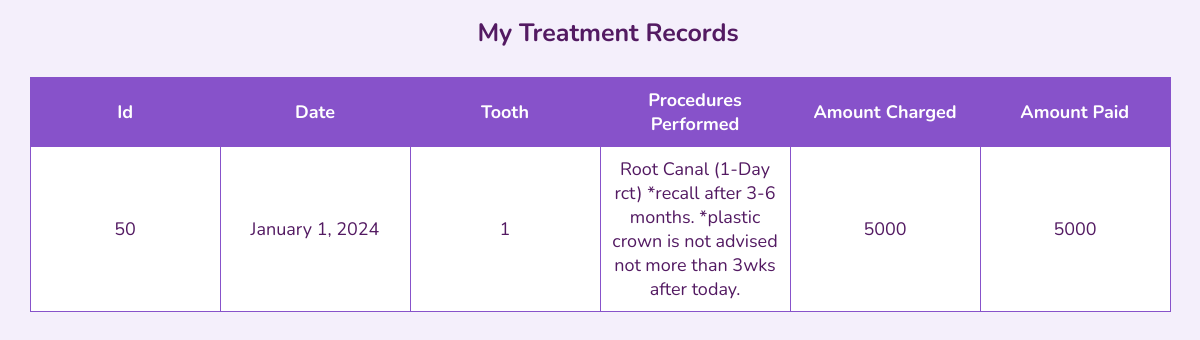
The page /dental-records.php (signed in) on the database its author committed.
### tables this page shows
CREATE TABLE `treatment_records` (
  `id` int(11) NOT NULL,
  `date` date NOT NULL,
  `tooth_number` varchar(50) NOT NULL,
  `procedures_performed` varchar(255) NOT NULL,
  `amount_charged` varchar(50) NOT NULL,
  `amount_paid` varchar(50) NOT NULL,
  `patient_id` int(11) NOT NULL
);

### dental-records.php (the view, shortened to what this page needs)
<?php
    include('connection.php');
?>
<!DOCTYPE html>
<html lang="en">
<head>
    <?php include('globalHead.php'); ?>
    <link rel="stylesheet" href="style/dental-records.css">
</head>
<body>
    <h3>My Treatment Records</h3>
    <div class="table-container">
        <table class="table">
            <thead class="thead">
                <tr>
                    <th>Id</th>
                    <th scope="col">Date</th>
                    <th scope="col">Tooth</th>
                    <th scope="col">Procedures Performed</th>
                    <th scope="col">Amount Charged</th>
                    <th scope="col">Amount Paid</th>
                </tr>
            </thead>
            <tbody>
                <?php
                    $patient_id =  $_SESSION['id'];
                    $sql = "SELECT * FROM treatment_records WHERE patient_id = '$patient_id' ";
                    $result = $conn->query($sql);
                    if ($result->num_rows > 0) {
                        while ($row = $result->fetch_assoc()) {
                            echo "<tr>";
                                echo "<td>" . $row["id"] . "</td>";
                                echo "<td>" . date('F j, Y', strtotime($row['date'])) . "</td>";
                                echo "<td>" . $row["tooth_number"] . "</td>";
                                echo "<td>" . $row["procedures_performed"] . "</td>";
                                echo "<td>" . $row["amount_charged"] . "</td>";
                                echo "<td>" . $row["amount_paid"] . "</td>";
                            echo "</tr>";
                        }
                    } else {
                        $msg = "No records found";
                    }
                ?>
            </tbody>
        </table>
    </div>
    <br>
</body>
</html>

### style/dental-records.css (style rules this page uses)
body { background: var(--v-light-purple); color: var(--v-dark-purple); }
h3 { font-size: 25px; margin-top: 1rem; margin-left: 1rem;; text-align: center; }
.table-container .table { border: 1px solid var(--dark-purple); border-collapse: collapse; border-radius: 30px; }
.table-container { margin-top: 1.7rem; display: flex; justify-content: center; }
thead tr th { width: 190px; text-align: center; font-size: var(--small-font); }
tbody tr td { text-align: center; }
.table-container .table td { border: 1px solid var(--dark-purple); padding: 10px; text-align: center; font-size: var(--small-font); background: white; }
.table-container .table th { color: white; background: var(--dark-purple); padding: 10px; text-align: center; font-size: var(--small-font); }

### style/globalStyle.css (style rules this page uses)
* { padding: 0; margin: 0; box-sizing: border-box; font-family: 'Nunito', sans-serif; text-decoration: none; list-style: none; scroll-behavior: smooth; }
:root { --white: #ffff; --v-light-purple: #F4EFFB; --light-purple: #D4BEEF; --v-dark-purple: #531A62; --dark-purple: #8752CA; --small-font: 18px; --big-font: 65px; --medium-large-font: 26px; --medium-font: 20px; --medium-large-font: 40px; --h2-font: 3rem; --pink: rgb(252, 104, 207); --dark-pink: #C553CF; --box-shadow: 0px 4px 4px 0px rgba(0, 0, 0, 0.25); }

### rows shown on the page
treatment_records: id "50", date "January 1, 2024", tooth_number "1", procedures_performed "Root Canal (1-Day rct) *recall after 3-6 months. *plastic crown is not advised not more than 3wks after today.", amount_charged "5000", amount_paid "5000"
